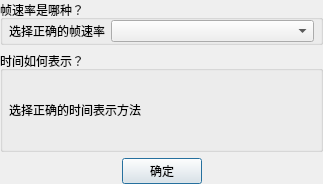
<?xml version="1.0" encoding="UTF-8"?>
<ui version="4.0">
 <class>CsvOptionDialog</class>
 <widget class="QDialog" name="CsvOptionDialog">
  <property name="geometry">
   <rect>
    <x>0</x>
    <y>0</y>
    <width>323</width>
    <height>184</height>
   </rect>
  </property>
  <property name="windowTitle">
   <string>逗号分隔值文件选项</string>
  </property>
  <layout class="QVBoxLayout" name="verticalLayout">
   <property name="leftMargin">
    <number>0</number>
   </property>
   <property name="topMargin">
    <number>0</number>
   </property>
   <property name="rightMargin">
    <number>0</number>
   </property>
   <property name="bottomMargin">
    <number>0</number>
   </property>
   <item>
    <widget class="QGroupBox" name="timebaseGroupBox">
     <property name="sizePolicy">
      <sizepolicy hsizetype="Preferred" vsizetype="Minimum">
       <horstretch>0</horstretch>
       <verstretch>0</verstretch>
      </sizepolicy>
     </property>
     <property name="title">
      <string>帧速率是哪种？</string>
     </property>
     <layout class="QHBoxLayout" name="horizontalLayout_2">
      <property name="leftMargin">
       <number>6</number>
      </property>
      <property name="topMargin">
       <number>0</number>
      </property>
      <property name="rightMargin">
       <number>6</number>
      </property>
      <property name="bottomMargin">
       <number>0</number>
      </property>
      <item>
       <widget class="QLabel" name="label">
        <property name="text">
         <string>选择正确的帧速率</string>
        </property>
       </widget>
      </item>
      <item>
       <widget class="TimebaseComboBox" name="timebaseComboBox">
        <property name="sizePolicy">
         <sizepolicy hsizetype="MinimumExpanding" vsizetype="Fixed">
          <horstretch>0</horstretch>
          <verstretch>0</verstretch>
         </sizepolicy>
        </property>
       </widget>
      </item>
     </layout>
    </widget>
   </item>
   <item>
    <widget class="QGroupBox" name="timecodeGroupBox">
     <property name="sizePolicy">
      <sizepolicy hsizetype="Preferred" vsizetype="MinimumExpanding">
       <horstretch>0</horstretch>
       <verstretch>0</verstretch>
      </sizepolicy>
     </property>
     <property name="title">
      <string>时间如何表示？</string>
     </property>
     <layout class="QHBoxLayout" name="horizontalLayout_3">
      <property name="leftMargin">
       <number>6</number>
      </property>
      <property name="topMargin">
       <number>0</number>
      </property>
      <property name="rightMargin">
       <number>6</number>
      </property>
      <property name="bottomMargin">
       <number>0</number>
      </property>
      <item>
       <widget class="QLabel" name="label_2">
        <property name="text">
         <string>选择正确的时间表示方法</string>
        </property>
        <property name="wordWrap">
         <bool>true</bool>
        </property>
       </widget>
      </item>
      <item>
       <widget class="UseTimecodeSelector" name="useTimecodeSelector" native="true">
        <property name="sizePolicy">
         <sizepolicy hsizetype="MinimumExpanding" vsizetype="Preferred">
          <horstretch>0</horstretch>
          <verstretch>0</verstretch>
         </sizepolicy>
        </property>
       </widget>
      </item>
     </layout>
    </widget>
   </item>
   <item>
    <layout class="QHBoxLayout" name="horizontalLayout">
     <item>
      <spacer name="horizontalSpacer">
       <property name="orientation">
        <enum>Qt::Horizontal</enum>
       </property>
       <property name="sizeHint" stdset="0">
        <size>
         <width>40</width>
         <height>20</height>
        </size>
       </property>
      </spacer>
     </item>
     <item>
      <widget class="QPushButton" name="okButton">
       <property name="text">
        <string>确定</string>
       </property>
      </widget>
     </item>
     <item>
      <spacer name="horizontalSpacer_2">
       <property name="orientation">
        <enum>Qt::Horizontal</enum>
       </property>
       <property name="sizeHint" stdset="0">
        <size>
         <width>40</width>
         <height>20</height>
        </size>
       </property>
      </spacer>
     </item>
    </layout>
   </item>
  </layout>
 </widget>
 <customwidgets>
  <customwidget>
   <class>TimebaseComboBox</class>
   <extends>QComboBox</extends>
   <header>timebasecombobox.h</header>
  </customwidget>
  <customwidget>
   <class>UseTimecodeSelector</class>
   <extends>QWidget</extends>
   <header>usetimecodeselector.h</header>
   <container>1</container>
  </customwidget>
 </customwidgets>
 <resources/>
 <connections/>
</ui>
